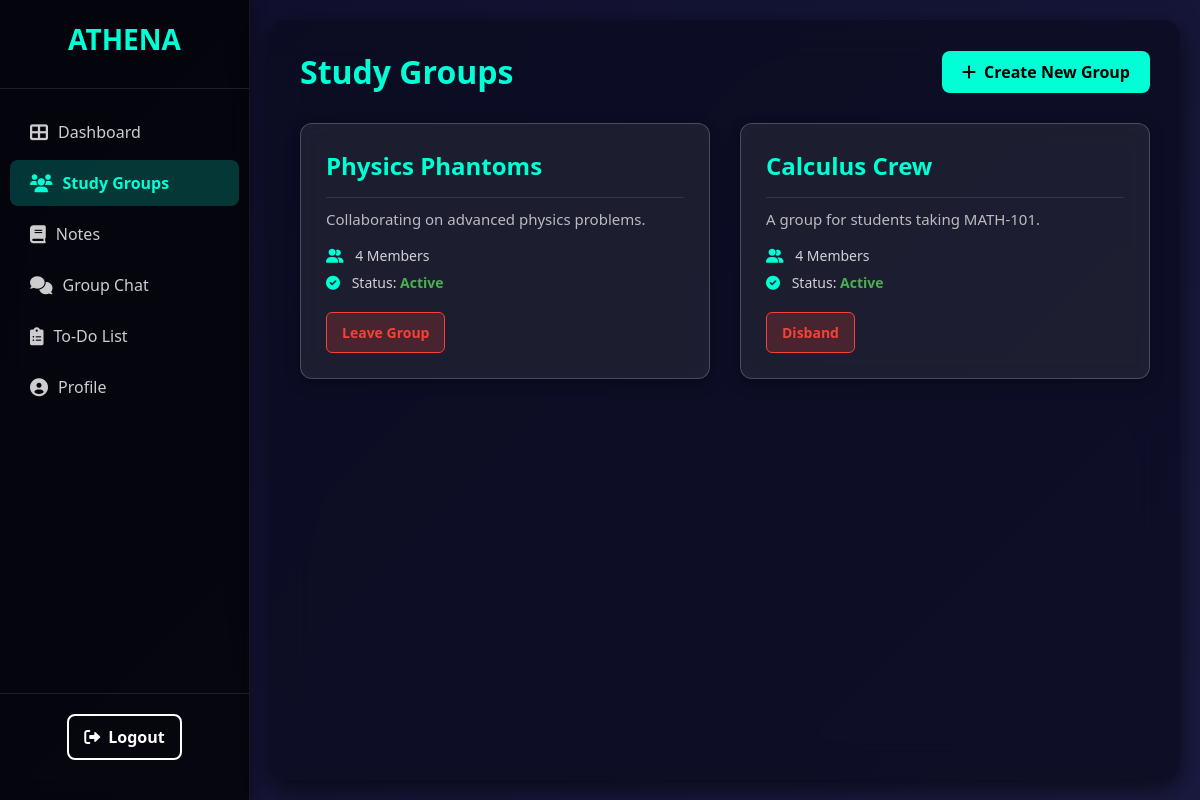
Before: /users/dashboard/study_groups/study_group.php (signed in) with the older database file.
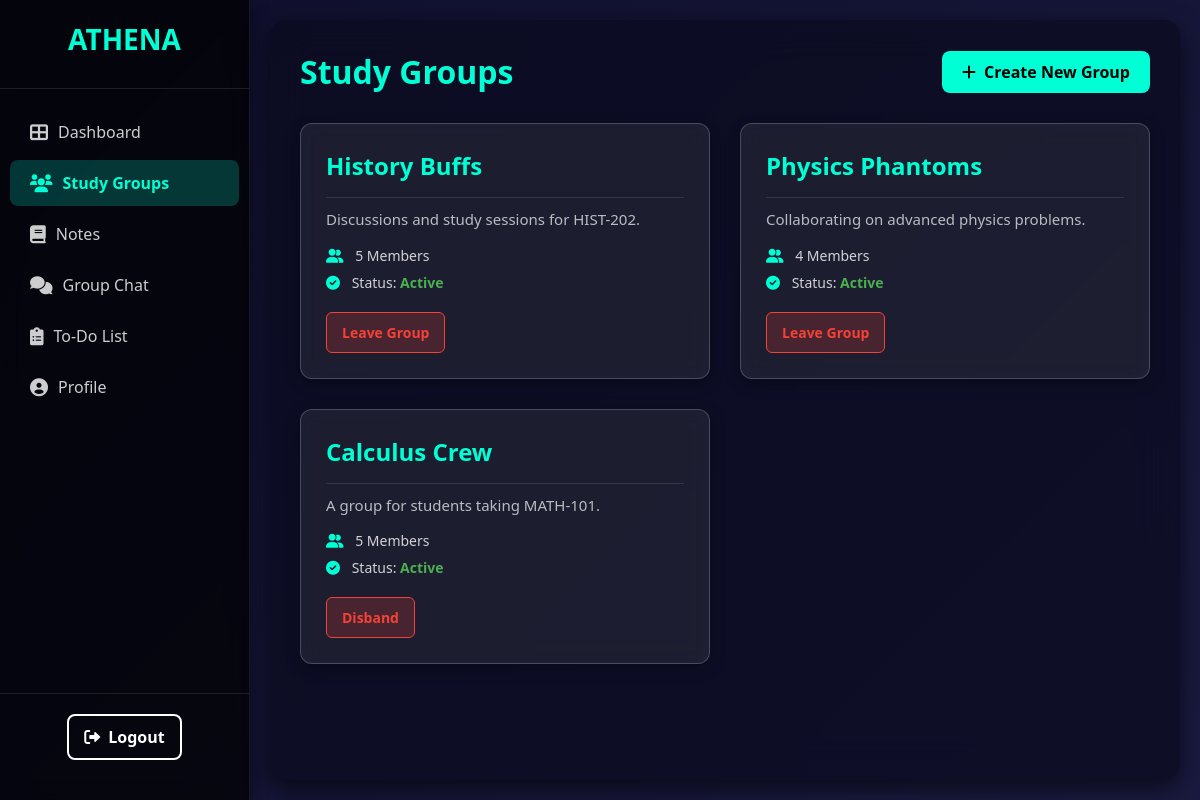
After: the same page with the newer database file.
### tables this page shows
CREATE TABLE `study_group` (
  `group_id` int(11) NOT NULL,
  `group_name` varchar(100) NOT NULL,
  `description` text DEFAULT NULL,
  `user_id` int(11) NOT NULL,
  `approved` tinyint(1) DEFAULT 0,
  `created_at` datetime DEFAULT current_timestamp()
);

### users/dashboard/study_groups/study_group.php (the view, shortened to what this page needs)
<?php
require '../../connect.php';
$user_id = $_SESSION['user_id'];
$study_groups = [];
$query_groups = "
    SELECT
        sg.group_id, sg.group_name, sg.description, sg.approved,
        sg.user_id AS creator_id, u.user_name AS creator_name,
        (SELECT COUNT(*) FROM group_members gm_count WHERE gm_count.group_id = sg.group_id) AS member_count
    FROM study_group sg
    JOIN users u ON sg.user_id = u.user_id
    WHERE sg.user_id = ? OR EXISTS (SELECT 1 FROM group_members gm WHERE gm.group_id = sg.group_id AND gm.user_id = ?)
    ORDER BY sg.created_at DESC;
";
$stmt_groups = $conn->prepare($query_groups);
$stmt_groups->bind_param("ii", $user_id, $user_id);
$stmt_groups->execute();
$result_groups = $stmt_groups->get_result();
if ($result_groups) {
    while ($row = $result_groups->fetch_assoc()) {
        $study_groups[] = $row;
    }
}
?>
<!DOCTYPE html>
<html lang="en">
<head>
  <link rel="stylesheet" href="../panelstyle.css">
  <link rel="stylesheet" href="study_group_style.css">
  <link rel="stylesheet" href="https://cdnjs.cloudflare.com/ajax/libs/font-awesome/6.0.0-beta3/css/all.min.css">
</head>
<body>
  <div class="dashboard-wrapper">
    <aside class="sidebar">
      <div class="sidebar-header">
        <div class="logo">ATHENA</div>
      </div>
      <nav class="sidebar-nav">
        <ul>
          <li><a href="../user_panel.php"><i class="fas fa-th-large"></i> Dashboard</a></li>
          <li class="active"><a href="study_group.php"><i class="fas fa-users"></i> Study Groups</a></li>
          <li><a href="../notes/notes.php"><i class="fas fa-book"></i> Notes</a></li>
          <li><a href="../chat_box/group_chat.php"><i class="fas fa-comments"></i> Group Chat</a></li>
          <li><a href="../to-do/to-do.php"><i class="fas fa-clipboard-list"></i> To-Do List</a></li>
          <li><a href="../profile/profile_page.php"><i class="fas fa-user-circle"></i> Profile</a></li>
        </ul>
      </nav>
      <div class="sidebar-footer">
        <a href="../../user_logout.php" class="logout-btn"><i class="fas fa-sign-out-alt"></i> Logout</a>
      </div>
    </aside>
    <main class="main-content">
      <header class="main-header">
        <div class="welcome-section">
          <h2>Study Groups</h2>
        </div>
        <div class="header-actions">
          <button class="create-new-btn" id="toggle-create-group-form"><i class="fas fa-plus"></i> Create New Group</button>
        </div>
      </header>
      <section class="dashboard-grid">
        <?php if (!empty($study_groups)): ?>
          <?php foreach ($study_groups as $group): ?>
            <div class="card">
              <div class="card-content">
                <h3 class="group-title"><?= htmlspecialchars($group['group_name']) ?></h3>
                <p class="group-description"><?= htmlspecialchars($group['description'] ?? 'No description provided.') ?></p>
                <div class="group-meta">
                  <p><i class="fas fa-user-friends"></i> <?= htmlspecialchars($group['member_count']) ?> Members</p>
                  <p>
                    <i class="fas fa-check-circle"></i> Status:
                    <span class="status-<?= $group['approved'] ? 'active' : 'pending' ?>">
                      <?= $group['approved'] ? 'Active' : 'Pending Approval' ?>
                    </span>
                  </p>
                </div>
                <?php if ($group['creator_id'] == $user_id): ?>
                    <form action="./disband_group.php" method="post" onsubmit="return confirm('Are you sure you want to PERMANENTLY disband this group? This cannot be undone.');" style="display: inline;">
                        <button type="submit" class="disband-btn">Disband</button>
                    </form>
                <?php else: ?>
                    <button class="leave-btn" data-group-id="<?= $group['group_id'] ?>">Leave Group</button>
                <?php endif; ?>
              </div>
            </div>
          <?php endforeach; ?>
        <?php else: ?>
          <p class="no-data">No study groups found. <a href="#" id="trigger-create-group-from-empty">Create or join one!</a></p>
        <?php endif; ?>
      </section>
    </main>
  </div>
</body>
</html>

Changed rows visible on the page:
now on this page (row edited): study_group: group_name "History Buffs", description "Discussions and study sessions for HIST-202.", member_count "5", approved "Active"
computed for study_group "Calculus Crew": member_count "4" → "5"
